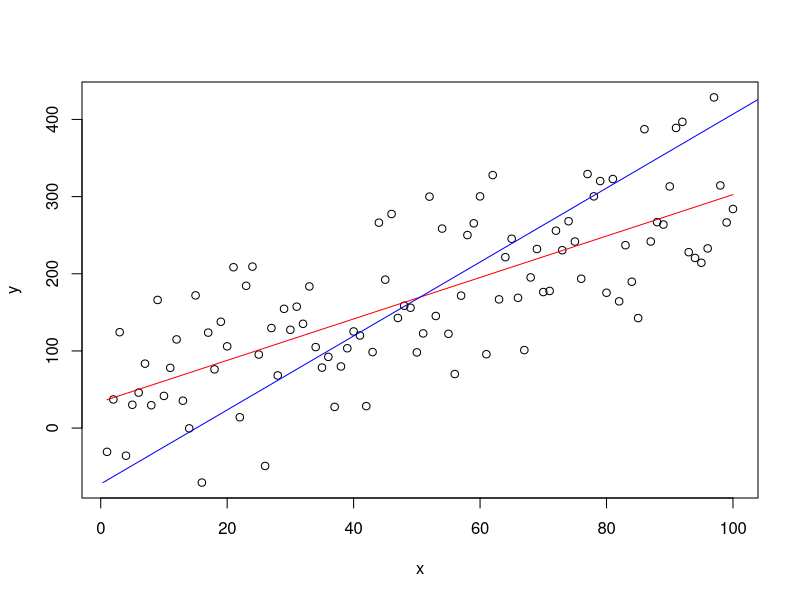
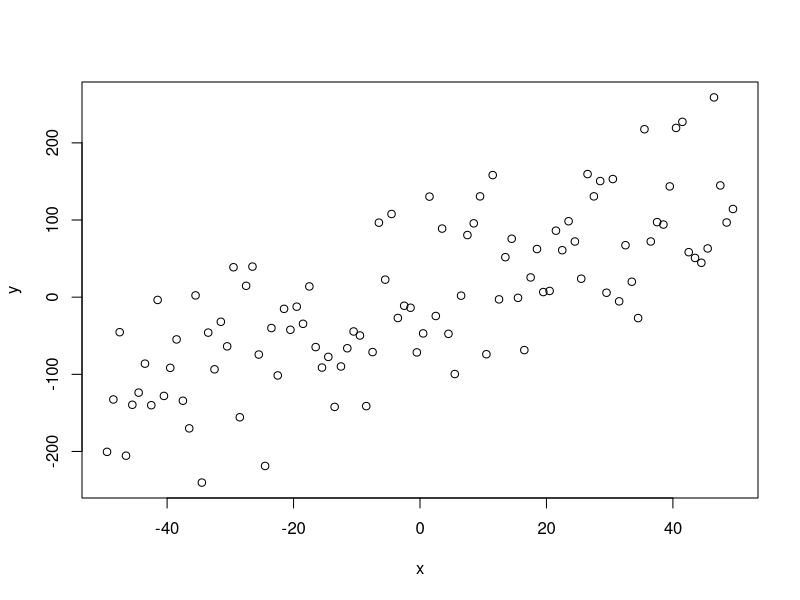
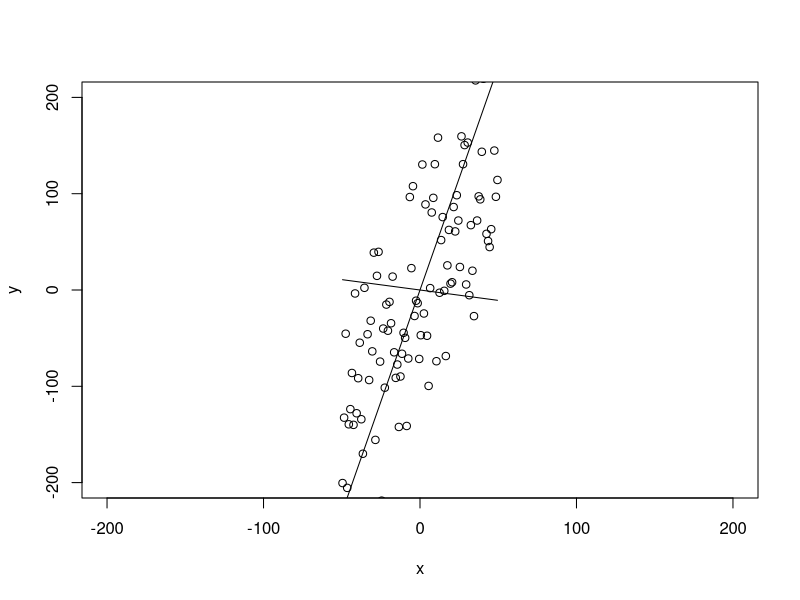
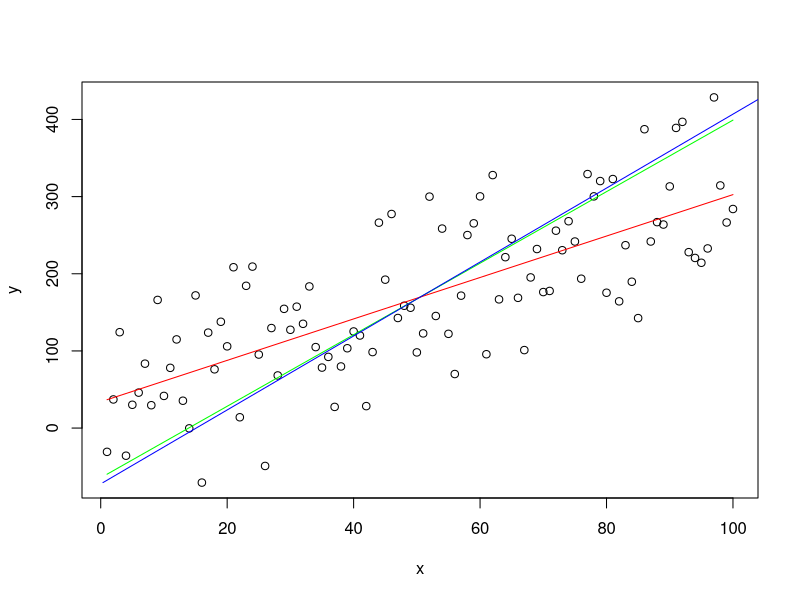

Write the R code that produced these figures, in order.
# PRINCIPAL COMPONENT ANALYSIS (PCA) VS ORDINARY LEAST SQUARES (OLS): A VISUAL EXPLANATION
# Posted on September 16, 2010, 11:11 am, by JD Long,
# corrected errors in posted source code: plot on line 40; 
#                                         adjusted "" on colors
#                                         added alternative color to eigenVectors line



set.seed(2)
x <- 1:100

y <- 20 + 3 * x
e <- rnorm(100, 0, 60)
y <- 20 + 3 * x + e

plot(x,y)
yx.lm <- lm(y ~ x)
lines(x, predict(yx.lm), col="red")

xy.lm <- lm(x ~ y)
lines(predict(xy.lm), y, col="blue")


#normalize means and cbind together
xyNorm <- cbind(x=x-mean(x), y=y-mean(y))
plot(xyNorm)

#covariance
xyCov <- cov(xyNorm)
eigenValues <- eigen(xyCov)$values
eigenVectors <- eigen(xyCov)$vectors

plot(xyNorm, ylim=c(-200,200), xlim=c(-200,200))
lines(xyNorm[x], eigenVectors[2,1]/eigenVectors[1,1] * xyNorm[x])
lines(xyNorm[x], eigenVectors[2,2]/eigenVectors[1,2] * xyNorm[x])

# the largest eigenValue is the first one
# so that’s our principal component.
# but the principal component is in normalized terms (mean=0)
# and we want it back in real terms like our starting data
# so let’s denormalize it
plot(x,y)
lines(x, (eigenVectors[2,1]/eigenVectors[1,1] * xyNorm[x]) + mean(y), col="green")
# that looks right. line through the middle as expected

# what if we bring back our other two regressions 

lines(x, predict(yx.lm), col="red")
lines(predict(xy.lm), y, col="blue")

